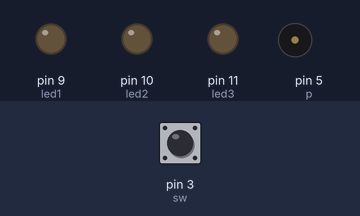
This sketch was run on a simulated Arduino Uno, built with avr-gcc and run on an emulated ATmega328P. On the bench: output pins drawn as LEDs (lit = HIGH), buzzer (waves = sounding). The inputs (shaded band) are chosen by the test bench; at power-on: pin 3 (sw) HIGH.

Above: at 1.2 s.
1.3 s: pin 3 (sw) pulled LOW for 0.15 s
At 2.1 s:
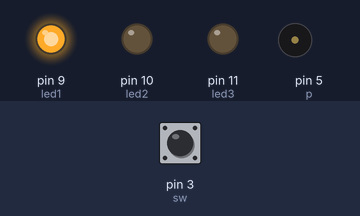
At 3.1 s:
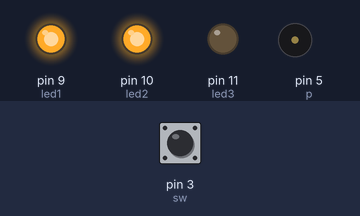
Timing chart, 0 to 10.4 s (numbered marks = the images above; inputs shaded):
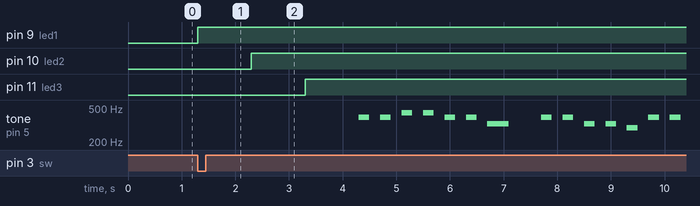

Measured:
- after the input at 1.3 s, pin 9 (led1): LOW → HIGH at once; pin 10 (led2): LOW → HIGH after 1.0 s; pin 11 (led3): LOW → HIGH after 2.0 s; tone on pin 5 (p): plays 391 Hz for 0.20 s, 391 Hz for 0.20 s, 440 Hz for 0.20 s, 440 Hz for 0.20 s, 391 Hz for 0.20 s, 391 Hz for 0.20 s … (14 notes in this stretch), starting after 3.0 s

The sketch:

sketch_apr12a.ino
```cpp
int p = 5;
int sw = 3;

int led1 = 9;
int led2 = 10;
int led3 = 11;
void setup() {
  // put your setup code here, to run once:
  pinMode(p, OUTPUT);
  pinMode(led1, OUTPUT);
  pinMode(led2, OUTPUT);
  pinMode(led3, OUTPUT);
  pinMode(sw, INPUT_PULLUP);
}

void loop() {
  // put your main code here, to run repeatedly:

 if(digitalRead(sw) == LOW) {
  digitalWrite(led1, HIGH);
  delay(1000);
  digitalWrite(led2, HIGH);
  delay(1000);
  digitalWrite(led3, HIGH);
  delay(1000);
  tone(p, 391, 200);
  delay(400);
  tone(p, 391, 200);
  delay(400);
  tone(p, 440, 200);
  delay(400);
  tone(p, 440, 200);
  delay(400);
  tone(p, 391, 200);
  delay(400);
  tone(p, 391, 200);
  delay(400);
  tone(p, 329, 400);
  delay(1000);
  tone(p, 391, 200);
  delay(400);
  tone(p, 391, 200);
  delay(400);
  tone(p, 329, 200);
  delay(400);
    tone(p, 329, 200);
  delay(400);
  tone(p, 294, 200);
  delay(400);
  tone(p, 391, 200);
  delay(400);
  tone(p, 391, 200);
  delay(400);
  tone(p, 440, 200);
  delay(400);
  tone(p, 440, 200);
  delay(400);
  tone(p, 391, 200);
  delay(400);
  tone(p, 391, 200);
  delay(400);
  tone(p, 329, 400);
  delay(1000);
    tone(p, 440, 200);
  delay(400);
  tone(p, 329, 400);
  delay(1000);
  digitalWrite(led3, LOW);
  delay(1000);
  digitalWrite(led2, LOW);
  delay(1000);
  digitalWrite(led1, LOW);
  delay(1000);
 }
}
```
